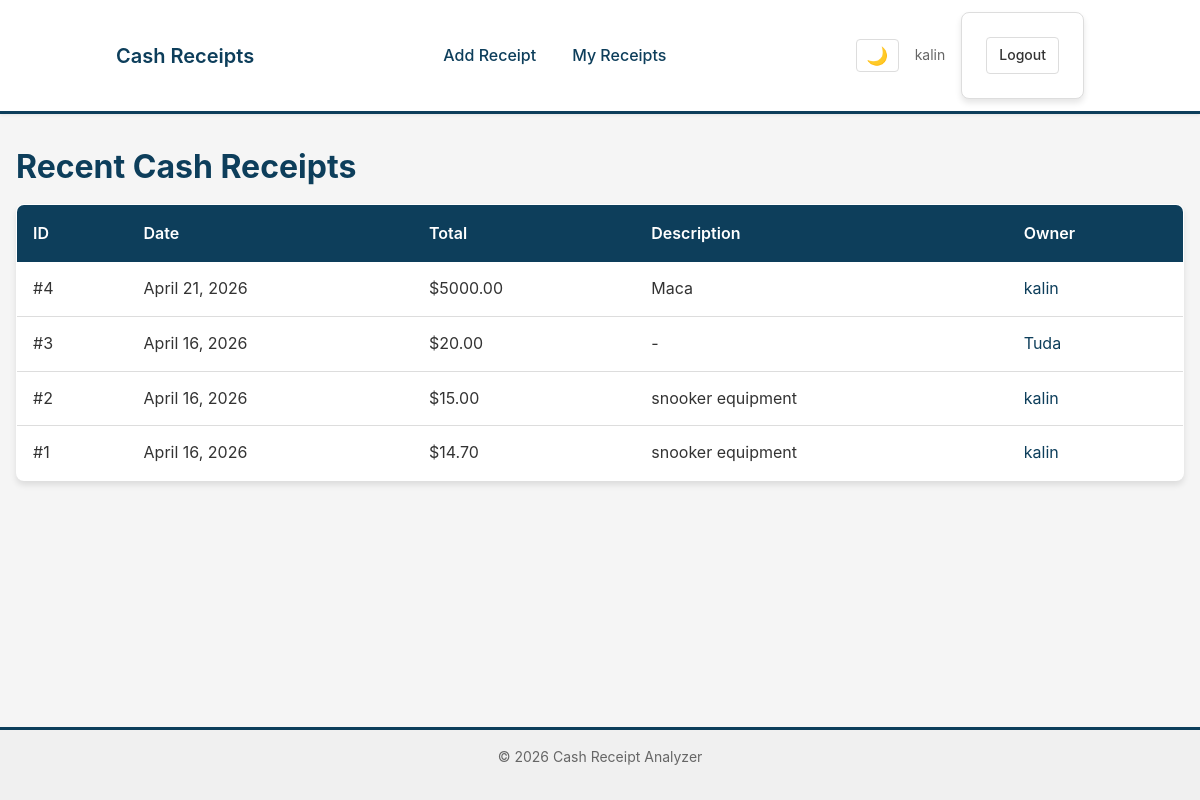
The app's page / (signed in) with its own data.
### cash_receipts/models.py (models this page shows, shortened)
class Receipt(models.Model):
    owner = models.ForeignKey(User, on_delete=models.CASCADE, related_name='receipts')
    total_sum = models.DecimalField(max_digits=10, decimal_places=2)
    date = models.DateField(auto_now_add=True)
    description = models.TextField(blank=True)
    created_at = models.DateTimeField(auto_now_add=True)
    updated_at = models.DateTimeField(auto_now=True)
    class Meta:
        ordering = ['-created_at']

### cash_receipts/views.py (the view)
# urls.py: path('', views.index, name='index'),
def index(request):
    receipts_list = Receipt.objects.all()[:10]
    return render(request, 'cash_receipts/index.html', {
        'receipts': receipts_list
    })

### templates/cash_receipts/index.html (shortened to what this page needs)
{% extends 'base.html' %}
{% block content %}
<h1>Recent Cash Receipts</h1>
{% if receipts %}
    <table>
        <thead>
            <tr>
                <th>ID</th>
                <th>Date</th>
                <th>Total</th>
                <th>Description</th>
                <th>Owner</th>
            </tr>
        </thead>
        <tbody>
            {% for receipt in receipts %}
            <tr>
                <td>#{{ receipt.id }}</td>
                <td>{{ receipt.date }}</td>
                <td>${{ receipt.total_sum }}</td>
                <td>{{ receipt.description|default:"-" }}</td>
                <td><a href="{% url 'user_profile' receipt.owner.username %}">{{ receipt.owner.username }}</a></td>
            </tr>
            {% endfor %}
        </tbody>
    </table>
{% else %}
    <p>No receipts yet. <a href="{% url 'add_receipt' %}">Add the first one!</a></p>
{% endif %}
{% endblock %}

### templates/base.html (shortened to what this page needs)
{% load static %}
<!DOCTYPE html>
<html lang="en">
<head>
    <link rel="stylesheet" href="{% static 'css/normalize.css' %}">
    <link rel="stylesheet" href="{% static 'css/main.css' %}">
    <link rel="stylesheet" href="https://code.jquery.com/ui/1.13.2/themes/base/jquery-ui.css">
</head>
<body>
    <header>
        <nav>
            <div class="nav-left">
                <a href="{% url 'index' %}" class="nav-logo">Cash Receipts</a>
            </div>
            <div class="nav-center">
                {% if user.is_authenticated %}
                    <a href="{% url 'add_receipt' %}">Add Receipt</a>
                    <a href="{% url 'user_profile' user.username %}">My Receipts</a>
                {% endif %}
            </div>
            <div class="nav-right">
                {% if user.is_authenticated %}
                    <span class="nav-username">{{ user.username }}</span>
                    <form action="{% url 'logout' %}" method="post" class="nav-auth">
                        <button type="submit" class="nav-logout-btn">Logout</button>
                    </form>
                {% else %}
                    <a href="{% url 'login' %}">Login</a>
                    <a href="{% url 'signup' %}">Sign Up</a>
                {% endif %}
            </div>
        </nav>
    </header>
    <main>
        {% block content %}{% endblock %}
    </main>
    <footer>
        <p>&copy; 2026 Cash Receipt Analyzer</p>
    </footer>
</body>
</html>

### static/css/main.css (style rules this page uses)
:root { --color-bg: #f5f5f5; --color-bg-secondary: #ffffff; --color-text: #333333; --color-text-muted: #666666; --color-border: #dddddd; --color-primary: #0D3E5B; --color-primary-hover: #0a3147; --color-secondary: #326786; --color-accent: #8F540D; --color-accent-light: #D39447; --color-success: #2e7d32; --color-error: #c62828; --color-warning: #f57c00; --color-nav-bg: #ffffff; --color-nav-border: #e0e0e0; --color-footer-bg: #f0f0f0; --shadow-sm: 0 1px 3px rgba(0,0,0,0.08); --shadow-md: 0 4px 6px rgba(0,0,0,0.1); --shadow-lg: 0 10px 20px rgba(0,0,0,0.15); --radius-sm: 4px; --radius-md: 8px; --radius-lg: 12px; --transition-fast: 0.15s ease; --transition-normal: 0.25s ease; }
*, *::before, *::after { box-sizing: border-box; }
html { font-size: 16px; scroll-behavior: smooth; }
body { font-family: -apple-system, BlinkMacSystemFont, "Segoe UI", Roboto, "Helvetica Neue", Arial, sans-serif; background-color: var(--color-bg); color: var(--color-text); line-height: 1.6; margin: 0; padding: 0; min-height: 100vh; display: flex; flex-direction: column; transition: background-color var(--transition-normal), color var(--transition-normal); }
a { color: var(--color-primary); text-decoration: none; transition: color var(--transition-fast); }
h1, h2, h3, h4, h5, h6 { color: var(--color-primary); margin-top: 0; line-height: 1.3; }
h1 { font-size: 2rem; margin-bottom: 1rem; }
p { margin: 0 0 1rem; }
header { background-color: var(--color-nav-bg); border-bottom: 3px solid var(--color-primary); box-shadow: var(--shadow-sm); position: sticky; top: 0; z-index: 100; }
main { flex: 1; padding: 2rem 1rem; width: 100%; }
footer { background-color: var(--color-footer-bg); border-top: 3px solid var(--color-primary); padding: 1rem; text-align: center; color: var(--color-text-muted); font-size: 0.875rem; }
nav { max-width: 1000px; margin: 0 auto; padding: 0.75rem 1rem; display: flex; align-items: center; justify-content: space-between; gap: 1rem; }
.nav-left, .nav-center, .nav-right { display: flex; align-items: center; gap: 0.75rem; }
.nav-left { flex: 0 0 auto; }
.nav-center { flex: 1; justify-content: center; }
.nav-right { flex: 0 0 auto; justify-content: flex-end; }
.nav-logo { font-size: 1.25rem; font-weight: 600; color: var(--color-primary); padding: 0.25rem 0; }
nav a { padding: 0.5rem 0.75rem; border-radius: var(--radius-sm); font-weight: 500; text-decoration: none; }
.nav-auth { display: flex; align-items: center; gap: 0.5rem; }
.nav-username { color: var(--color-text-muted); font-size: 0.875rem; padding: 0.5rem 0.25rem; }
.nav-logout-btn { background: none; border: 1px solid var(--color-border); border-radius: var(--radius-sm); padding: 0.4rem 0.75rem; cursor: pointer; font-size: 0.875rem; color: var(--color-text); transition: all var(--transition-fast); }
form { background-color: var(--color-bg-secondary); padding: 1.5rem; border-radius: var(--radius-md); box-shadow: var(--shadow-md); border: 1px solid var(--color-border); }
button, input[type="submit"], .btn { display: inline-block; padding: 0.75rem 1.5rem; background-color: var(--color-primary); color: #fff; border: none; border-radius: var(--radius-sm); font-size: 1rem; font-weight: 500; cursor: pointer; transition: all var(--transition-fast); text-decoration: none; }
table { width: 100%; border-collapse: collapse; background-color: var(--color-bg-secondary); border-radius: var(--radius-md); overflow: hidden; box-shadow: var(--shadow-md); border: 1px solid var(--color-border); }
thead { background-color: var(--color-primary); color: #fff; }
thead th { padding: 1rem; text-align: left; font-weight: 600; }
tbody tr { border-bottom: 1px solid var(--color-border); transition: background-color var(--transition-fast); }
tbody tr:last-child { border-bottom: none; }
tbody td { padding: 0.875rem 1rem; }

### records on screen
Receipt: id "4", date "April 21, 2026", total_sum "5000.00", description "Маса", owner.username "kalin"
Receipt: id "3", date "April 16, 2026", total_sum "20.00", description "-", owner.username "Tuda"
Receipt: id "2", date "April 16, 2026", total_sum "15.00", description "snooker equipment", owner.username "kalin"
Receipt: id "1", date "April 16, 2026", total_sum "14.70", description "snooker equipment", owner.username "kalin"

### other values on screen
{{ user.username }} "kalin"
